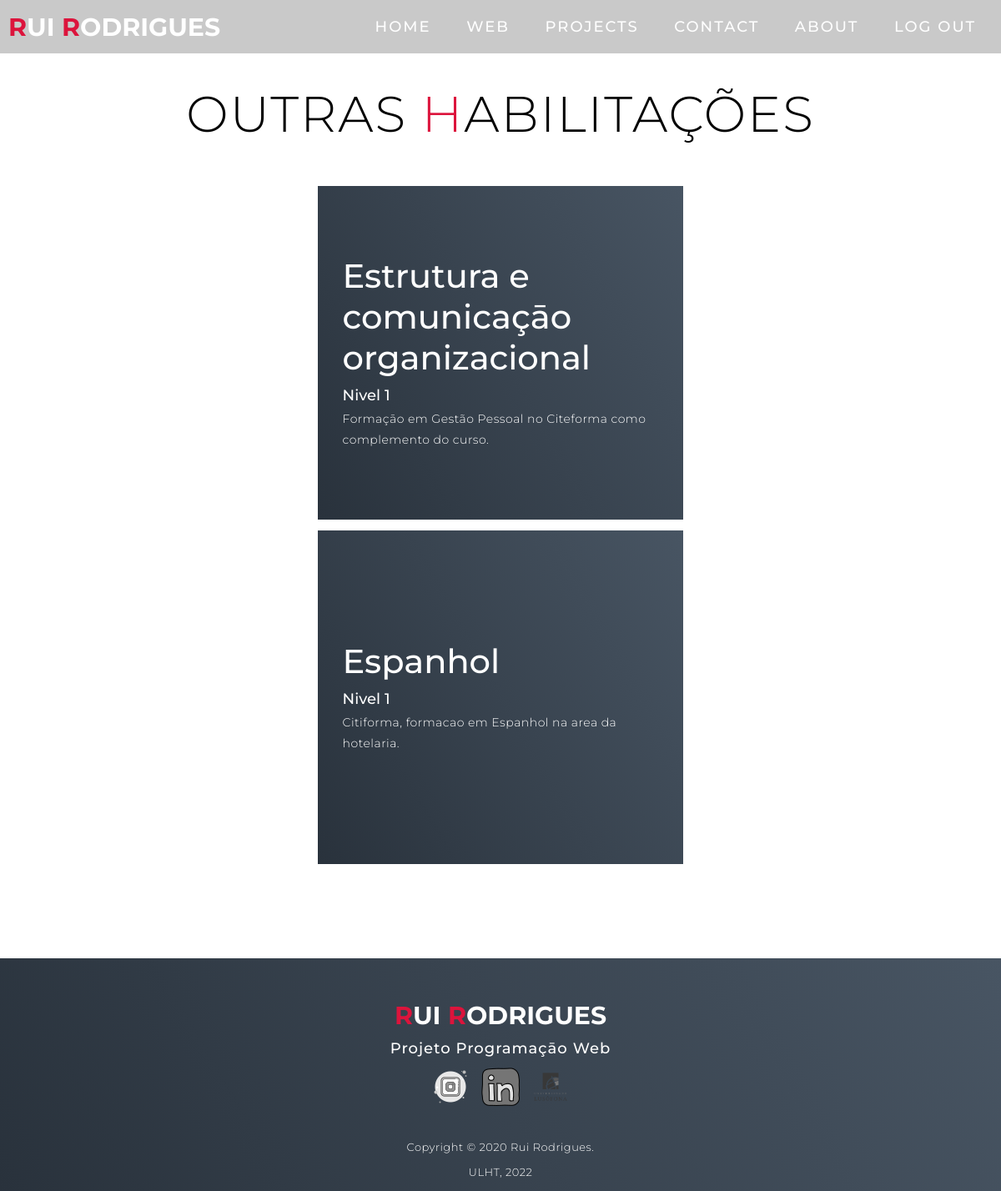
Screenshot of /outras_habilitacoes (signed in) with the database file from the repository.
### portfolio/models.py (models this page shows)
class Outras_Habilitacoes(models.Model):
    titulo = models.CharField(max_length=200)
    link = models.URLField(max_length=120)
    disciplina = models.CharField(max_length=120)
    subtitulo = models.CharField(max_length=20)
    texto = models.TextField(max_length=20000)

### portfolio/views.py (the view)
# urls.py: path('outras_habilitacoes', views.outras_habilitacoes_page_view, name='outras_habilitacoes'),
def outras_habilitacoes_page_view(request):
    context = {'outras_habilitacoes': Outras_Habilitacoes.objects.all()}
    return render(request, 'portfolio/licenciatura/outras_habilitacoes.html', context)

### portfolio/templates/portfolio/licenciatura/outras_habilitacoes.html
{% extends 'portfolio/layout.html' %}
{% load static %}
{% block content %}
    <section id="projects">
        <div class="projects container">
            <div class="projects-header">
                <h1 class="section-title">Outras <span>H</span>abilitações</h1>
            </div>
            <div class="all-projects">
                {% for hab_content in outras_habilitacoes %}
                    <div class="project-item">
                        <div class="project-info">
                            <h1>{{ hab_content.titulo }} </h1>
                            <h2>{{ hab_content.subtitulo }} </h2>
                            <p>{{ hab_content.texto }} </p>
                        </div>
                    </div>
                    <br>
                {% endfor %}
            </div>
        </div>
    </section>
{% endblock %}

### portfolio/static/portfolio/css/estilos.css (style rules this page uses)
* { padding: 0; margin: 0; box-sizing: border-box; }
html { font-size: 10px; font-family: 'Montserrat', sans-serif; scroll-behavior: smooth; }
.container { min-height: 100vh; width: 100%; display: flex; align-items: center; justify-content: center; }
p { color: black; font-size: 1.4rem; margin-top: 5px; line-height: 2.5rem; font-weight: 300; letter-spacing: 0.05rem; }
.section-title { font-size: 4rem; font-weight: 300; color: black; margin-bottom: 10px; text-transform: uppercase; letter-spacing: 0.2rem; text-align: center; }
.section-title span { color: crimson; }
#projects .projects { flex-direction: column; max-width: 1200px; margin: 0 auto; padding: 100px 0; }
#projects .projects-header h1 { margin-bottom: 50px; }
#projects .all-projects { display: flex; align-items: center; justify-content: center; flex-direction: column; }
#projects .project-item { display: flex; align-items: center; justify-content: center; flex-direction: column; width: 80%; margin: 20px auto; overflow: hidden; border-radius: 10px; }
#projects .project-info { padding: 30px; flex-basis: 50%; height: 100%; display: flex; align-items: flex-start; justify-content: center; flex-direction: column; background-image: linear-gradient(60deg, #29323c 0%, #485563 100%); color: white; }
#projects .project-info h1 { font-size: 4rem; font-weight: 500; }
#projects .project-info h2 { font-size: 1.8rem; font-weight: 500; margin-top: 10px; }
#projects .project-info p { color: white; }
@media only screen and (min-width: 768px) { h1.section-title { font-size: 6rem; } }
@media only screen and (min-width: 768px) { #projects .project-item { flex-direction: row; } }
@media only screen and (min-width: 768px) { #projects .project-item { height: 400px; margin: 0; width: 100%; border-radius: 0; } }
@media only screen and (min-width: 768px) { #projects .all-projects .project-info { height: 100%; } }

### rows the page displays
Outras_Habilitacoes: titulo "Estrutura e comunicaçāo organizacional", subtitulo "Nivel 1", texto "Formaçāo em Gestão Pessoal no Citeforma como complemento do curso."
Outras_Habilitacoes: titulo "Espanhol", subtitulo "Nivel 1", texto "Citiforma, formacao em Espanhol na area da hotelaria."
